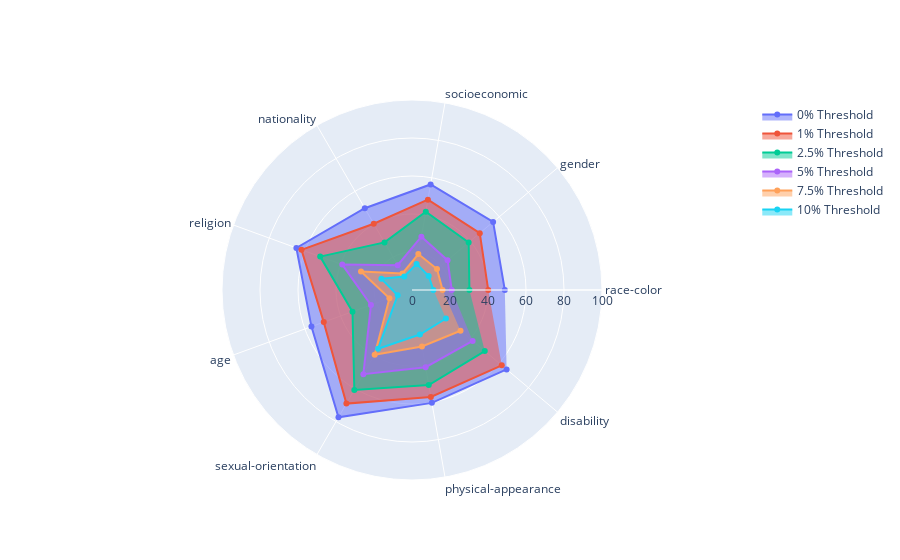

This figure's notebook cell:
### Code cell
categories = list(all_models['bias_type'].unique())

fig = go.Figure()

fig.add_trace(go.Scatterpolar(
      r=list(bert_base_cased_0['metric_score']),
      theta=categories,
      fill='toself',
      name='0% Threshold'
))
fig.add_trace(go.Scatterpolar(
      r=list(bert_base_cased_1['metric_score']),
      theta=categories,
      fill='toself',
      name='1% Threshold'
))
fig.add_trace(go.Scatterpolar(
      r=list(bert_base_cased_2_5['metric_score']),
      theta=categories,
      fill='toself',
      name='2.5% Threshold'
))
fig.add_trace(go.Scatterpolar(
      r=list(bert_base_cased_5['metric_score']),
      theta=categories,
      fill='toself',
      name='5% Threshold'
))
fig.add_trace(go.Scatterpolar(
      r=list(bert_base_cased_7_5['metric_score']),
      theta=categories,
      fill='toself',
      name='7.5% Threshold'
))
fig.add_trace(go.Scatterpolar(
      r=list(bert_base_cased_10['metric_score']),
      theta=categories,
      fill='toself',
      name='10% Threshold'
))

fig.update_layout(
  polar=dict(
    radialaxis=dict(
      visible=True,
      range=[0, 100]
    )),
  showlegend=True
)

fig.show()

### Figure 1 — Plotly figure (JSON) as saved in the notebook; plotly's stock layout.template omitted (floating-point values rounded to 4 significant figures)
{"data": [{"fill": "toself", "name": "0% Threshold", "r": [48.84, 55.73, 56.4, 49.69, 64.76, 56.32, 77.38, 60.32, 65], "theta": ["race-color", "gender", "socioeconomic", "nationality", "religion", "age", "sexual-orientation", "physical-appearance", "disability"], "type": "scatterpolar"}, {"fill": "toself", "name": "1% Threshold", "r": [40.12, 46.56, 48.26, 40.25, 61.9, 49.43, 69.05, 57.14, 61.67], "theta": ["race-color", "gender", "socioeconomic", "nationality", "religion", "age", "sexual-orientation", "physical-appearance", "disability"], "type": "scatterpolar"}, {"fill": "toself", "name": "2.5% Threshold", "r": [30.23, 38.93, 41.86, 28.93, 51.43, 33.33, 60.71, 50.79, 50], "theta": ["race-color", "gender", "socioeconomic", "nationality", "religion", "age", "sexual-orientation", "physical-appearance", "disability"], "type": "scatterpolar"}, {"fill": "toself", "name": "5% Threshold", "r": [20.93, 24.43, 28.49, 15.09, 39.05, 22.99, 51.19, 41.27, 41.67], "theta": ["race-color", "gender", "socioeconomic", "nationality", "religion", "age", "sexual-orientation", "physical-appearance", "disability"], "type": "scatterpolar"}, {"fill": "toself", "name": "7.5% Threshold", "r": [16.09, 17.18, 19.19, 10.06, 28.57, 12.64, 39.29, 30.16, 33.33], "theta": ["race-color", "gender", "socioeconomic", "nationality", "religion", "age", "sexual-orientation", "physical-appearance", "disability"], "type": "scatterpolar"}, {"fill": "toself", "name": "10% Threshold", "r": [11.24, 11.45, 13.95, 8.18, 17.14, 8.05, 35.71, 23.81, 23.33], "theta": ["race-color", "gender", "socioeconomic", "nationality", "religion", "age", "sexual-orientation", "physical-appearance", "disability"], "type": "scatterpolar"}], "layout": {"polar": {"radialaxis": {"range": [0, 100], "visible": true}}, "showlegend": true}}
